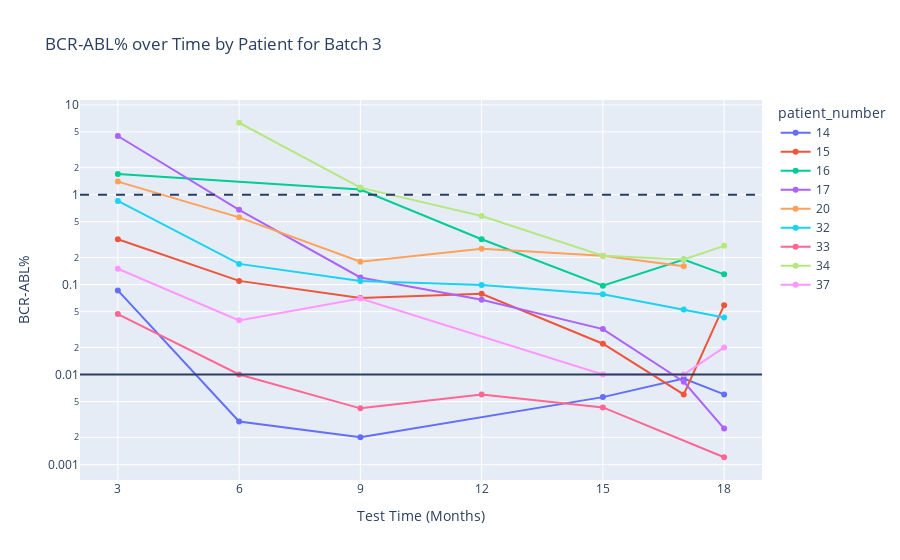

Write notebook code for a chart like this one.
### Code cell
figures[3].show()

### Figure 1 — Plotly figure (JSON) as saved in the notebook; plotly's stock layout.template omitted (floating-point values rounded to 4 significant figures)
{"data": [{"connectgaps": true, "hovertemplate": "patient_number=14<br>month=%{x}<br>BCRABL=%{y}<extra></extra>", "legendgroup": "14", "line": {"color": "#636efa", "dash": "solid"}, "marker": {"symbol": "circle"}, "mode": "markers+lines", "name": "14", "orientation": "v", "showlegend": true, "type": "scatter", "x": [3, 6, 9, 12, 15, 17, 18], "xaxis": "x", "y": [0.0861, 0.003, 0.002, null, 0.0056, 0.009, 0.006], "yaxis": "y"}, {"connectgaps": true, "hovertemplate": "patient_number=15<br>month=%{x}<br>BCRABL=%{y}<extra></extra>", "legendgroup": "15", "line": {"color": "#EF553B", "dash": "solid"}, "marker": {"symbol": "circle"}, "mode": "markers+lines", "name": "15", "orientation": "v", "showlegend": true, "type": "scatter", "x": [3, 6, 9, 12, 15, 17, 18], "xaxis": "x", "y": [0.32, 0.11, 0.071, 0.079, 0.022, 0.006, 0.059], "yaxis": "y"}, {"connectgaps": true, "hovertemplate": "patient_number=16<br>month=%{x}<br>BCRABL=%{y}<extra></extra>", "legendgroup": "16", "line": {"color": "#00cc96", "dash": "solid"}, "marker": {"symbol": "circle"}, "mode": "markers+lines", "name": "16", "orientation": "v", "showlegend": true, "type": "scatter", "x": [3, 6, 9, 12, 15, 17, 18], "xaxis": "x", "y": [1.7, null, 1.14, 0.32, 0.097, 0.19, 0.13], "yaxis": "y"}, {"connectgaps": true, "hovertemplate": "patient_number=17<br>month=%{x}<br>BCRABL=%{y}<extra></extra>", "legendgroup": "17", "line": {"color": "#ab63fa", "dash": "solid"}, "marker": {"symbol": "circle"}, "mode": "markers+lines", "name": "17", "orientation": "v", "showlegend": true, "type": "scatter", "x": [3, 6, 9, 12, 15, 17, 18], "xaxis": "x", "y": [4.5, 0.68, 0.12, 0.068, 0.032, 0.0083, 0.0025], "yaxis": "y"}, {"connectgaps": true, "hovertemplate": "patient_number=20<br>month=%{x}<br>BCRABL=%{y}<extra></extra>", "legendgroup": "20", "line": {"color": "#FFA15A", "dash": "solid"}, "marker": {"symbol": "circle"}, "mode": "markers+lines", "name": "20", "orientation": "v", "showlegend": true, "type": "scatter", "x": [3, 6, 9, 12, 15, 17, 18], "xaxis": "x", "y": [1.4, 0.56, 0.18, 0.25, 0.21, 0.16, null], "yaxis": "y"}, {"connectgaps": true, "hovertemplate": "patient_number=32<br>month=%{x}<br>BCRABL=%{y}<extra></extra>", "legendgroup": "32", "line": {"color": "#19d3f3", "dash": "solid"}, "marker": {"symbol": "circle"}, "mode": "markers+lines", "name": "32", "orientation": "v", "showlegend": true, "type": "scatter", "x": [3, 6, 9, 12, 15, 17, 18], "xaxis": "x", "y": [0.853, 0.17, 0.11, 0.099, 0.078, 0.053, 0.043], "yaxis": "y"}, {"connectgaps": true, "hovertemplate": "patient_number=33<br>month=%{x}<br>BCRABL=%{y}<extra></extra>", "legendgroup": "33", "line": {"color": "#FF6692", "dash": "solid"}, "marker": {"symbol": "circle"}, "mode": "markers+lines", "name": "33", "orientation": "v", "showlegend": true, "type": "scatter", "x": [3, 6, 9, 12, 15, 17, 18], "xaxis": "x", "y": [0.047, 0.01, 0.0042, 0.006, 0.0043, null, 0.0012], "yaxis": "y"}, {"connectgaps": true, "hovertemplate": "patient_number=34<br>month=%{x}<br>BCRABL=%{y}<extra></extra>", "legendgroup": "34", "line": {"color": "#B6E880", "dash": "solid"}, "marker": {"symbol": "circle"}, "mode": "markers+lines", "name": "34", "orientation": "v", "showlegend": true, "type": "scatter", "x": [3, 6, 9, 12, 15, 17, 18], "xaxis": "x", "y": [null, 6.32, 1.2, 0.58, 0.21, 0.19, 0.27], "yaxis": "y"}, {"connectgaps": true, "hovertemplate": "patient_number=37<br>month=%{x}<br>BCRABL=%{y}<extra></extra>", "legendgroup": "37", "line": {"color": "#FF97FF", "dash": "solid"}, "marker": {"symbol": "circle"}, "mode": "markers+lines", "name": "37", "orientation": "v", "showlegend": true, "type": "scatter", "x": [3, 6, 9, 12, 15, 17, 18], "xaxis": "x", "y": [0.15, 0.04, 0.07, null, 0.01, 0.01, 0.02], "yaxis": "y"}], "layout": {"legend": {"title": {"text": "patient_number"}, "tracegroupgap": 0}, "shapes": [{"type": "line", "x0": 0, "x1": 1, "xref": "x domain", "y0": 0.01, "y1": 0.01, "yref": "y"}, {"line": {"dash": "dash"}, "type": "line", "x0": 0, "x1": 1, "xref": "x domain", "y0": 1, "y1": 1, "yref": "y"}], "title": {"text": "BCR-ABL% over Time by Patient for Batch 3"}, "xaxis": {"anchor": "y", "domain": [0, 1], "tickmode": "array", "ticktext": ["3", "6", "9", "12", "15", "18"], "tickvals": [3, 6, 9, 12, 15, 18], "title": {"text": "Test Time (Months)"}}, "yaxis": {"anchor": "x", "domain": [0, 1], "title": {"text": "BCR-ABL%"}, "type": "log"}}}
